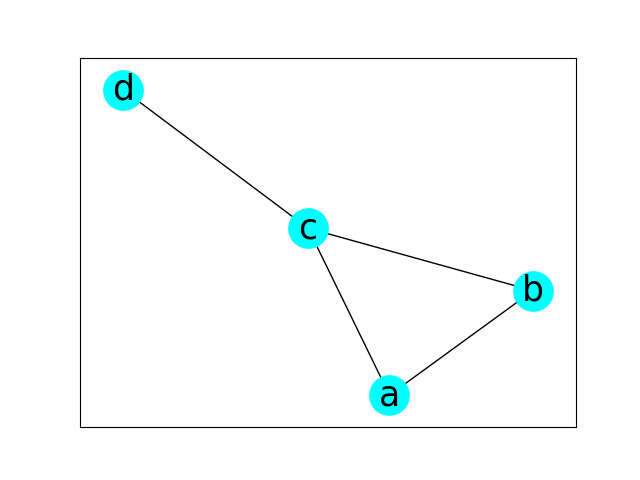

Python code for this plot:
""" p8_16.py """

import matplotlib.pyplot as plt
import networkx as nx
# import scipy

nodes = ['a', 'b', 'c', 'd']
edges = [('a', 'b'), ('a', 'c'), \
         ('b', 'c'), ('c', 'd') ]

g = nx.Graph()
g.add_nodes_from(nodes)
g.add_edges_from(edges)

print("\n adjacency list")
for line in nx.generate_adjlist(g):
    print(line)

a = nx.adjacency_matrix(g)
print("\n adjacency matrix")
print(a.todense())

# a.setdiag(a.diagonal() * 2.0, k=0)
# print("\n adjacency matrix (for self-loop edges)")
# print(a.todense())

mpos = nx.spring_layout(g, seed=2618586)
nx.draw_networkx(g, pos=mpos, \
                 node_color='Cyan', \
                 node_size=800, \
                 font_size=25)
# plt.show()
plt.savefig("p8_16.png")
